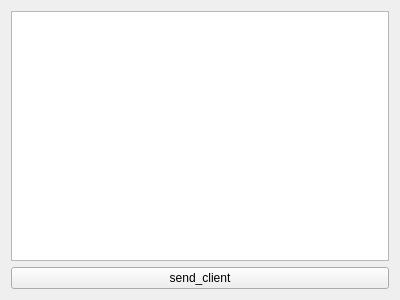
<?xml version="1.0" encoding="UTF-8"?>
<ui version="4.0">
 <class>Widget</class>
 <widget class="QWidget" name="Widget">
  <property name="geometry">
   <rect>
    <x>0</x>
    <y>0</y>
    <width>400</width>
    <height>300</height>
   </rect>
  </property>
  <property name="windowTitle">
   <string>Widget</string>
  </property>
  <layout class="QVBoxLayout" name="verticalLayout">
   <item>
    <widget class="QTextEdit" name="textEdit"/>
   </item>
   <item>
    <widget class="QPushButton" name="pushButton">
     <property name="text">
      <string>send_client</string>
     </property>
    </widget>
   </item>
  </layout>
 </widget>
 <layoutdefault spacing="6" margin="11"/>
 <resources/>
 <connections/>
</ui>
